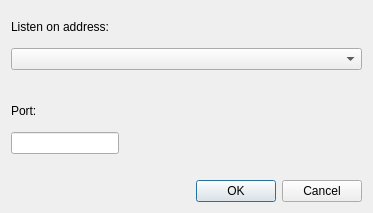
<?xml version="1.0" encoding="UTF-8"?>
<ui version="4.0">
 <class>NicSelector</class>
 <widget class="QDialog" name="NicSelector">
  <property name="geometry">
   <rect>
    <x>0</x>
    <y>0</y>
    <width>373</width>
    <height>213</height>
   </rect>
  </property>
  <property name="windowTitle">
   <string>IP and port</string>
  </property>
  <layout class="QVBoxLayout" name="verticalLayout_3">
   <item>
    <layout class="QVBoxLayout" name="verticalLayout">
     <property name="sizeConstraint">
      <enum>QLayout::SetFixedSize</enum>
     </property>
     <item>
      <widget class="QLabel" name="label">
       <property name="text">
        <string>Listen on address:</string>
       </property>
      </widget>
     </item>
     <item>
      <widget class="QComboBox" name="ipSelector">
       <property name="minimumSize">
        <size>
         <width>250</width>
         <height>0</height>
        </size>
       </property>
      </widget>
     </item>
     <item>
      <spacer name="verticalSpacer">
       <property name="orientation">
        <enum>Qt::Vertical</enum>
       </property>
       <property name="sizeType">
        <enum>QSizePolicy::Fixed</enum>
       </property>
       <property name="sizeHint" stdset="0">
        <size>
         <width>20</width>
         <height>20</height>
        </size>
       </property>
      </spacer>
     </item>
    </layout>
   </item>
   <item>
    <layout class="QVBoxLayout" name="verticalLayout_2">
     <property name="sizeConstraint">
      <enum>QLayout::SetFixedSize</enum>
     </property>
     <item>
      <widget class="QLabel" name="label_2">
       <property name="text">
        <string>Port:</string>
       </property>
      </widget>
     </item>
     <item>
      <widget class="QLineEdit" name="portSelector">
       <property name="sizePolicy">
        <sizepolicy hsizetype="Fixed" vsizetype="Fixed">
         <horstretch>0</horstretch>
         <verstretch>0</verstretch>
        </sizepolicy>
       </property>
      </widget>
     </item>
     <item>
      <spacer name="verticalSpacer_2">
       <property name="orientation">
        <enum>Qt::Vertical</enum>
       </property>
       <property name="sizeType">
        <enum>QSizePolicy::Fixed</enum>
       </property>
       <property name="sizeHint" stdset="0">
        <size>
         <width>20</width>
         <height>20</height>
        </size>
       </property>
      </spacer>
     </item>
    </layout>
   </item>
   <item>
    <widget class="QDialogButtonBox" name="buttonBox">
     <property name="orientation">
      <enum>Qt::Horizontal</enum>
     </property>
     <property name="standardButtons">
      <set>QDialogButtonBox::Cancel|QDialogButtonBox::Ok</set>
     </property>
    </widget>
   </item>
  </layout>
 </widget>
 <resources/>
 <connections>
  <connection>
   <sender>buttonBox</sender>
   <signal>accepted()</signal>
   <receiver>NicSelector</receiver>
   <slot>accept()</slot>
   <hints>
    <hint type="sourcelabel">
     <x>248</x>
     <y>254</y>
    </hint>
    <hint type="destinationlabel">
     <x>157</x>
     <y>274</y>
    </hint>
   </hints>
  </connection>
  <connection>
   <sender>buttonBox</sender>
   <signal>rejected()</signal>
   <receiver>NicSelector</receiver>
   <slot>reject()</slot>
   <hints>
    <hint type="sourcelabel">
     <x>316</x>
     <y>260</y>
    </hint>
    <hint type="destinationlabel">
     <x>286</x>
     <y>274</y>
    </hint>
   </hints>
  </connection>
 </connections>
</ui>
